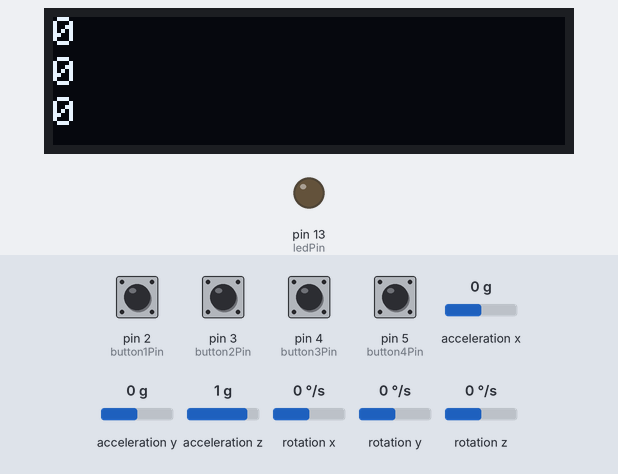
Bench run of a sketch on a simulated Arduino Uno, built with avr-gcc and run on an emulated ATmega328P. Shown: 128×32 one-colour display, output pins drawn as LEDs (lit = HIGH). Inputs (shaded band) come from the test bench; at power-on: pin 2 (button1Pin), pin 3 (button2Pin), pin 4 (button3Pin), pin 5 (button4Pin) HIGH, rotation z 0 °/s, acceleration x 0 g, acceleration y 0 g, acceleration z 1 g, rotation x 0 °/s, rotation y 0 °/s. The display library's start-up logo is not drawn; what the sketch prints to the serial monitor is not drawn.

Above: at 3.2 s.
3.3 s: rotation z set to -192 °/s
At 3.34 s:
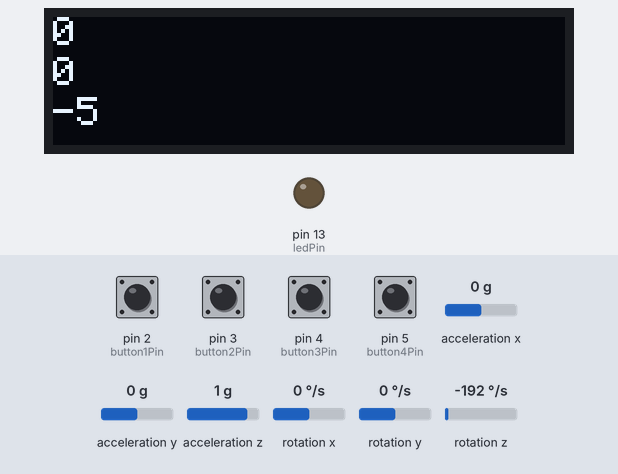
4.8 s: acceleration x set to -1.4 g
At 4.88 s:
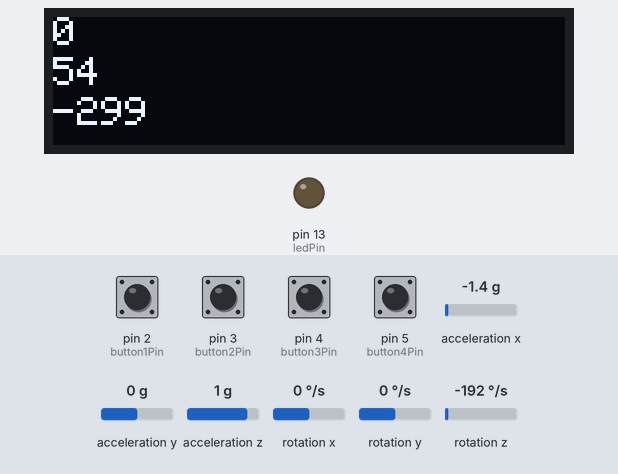
6.3 s: acceleration y set to -1.4 g
At 6.37 s:
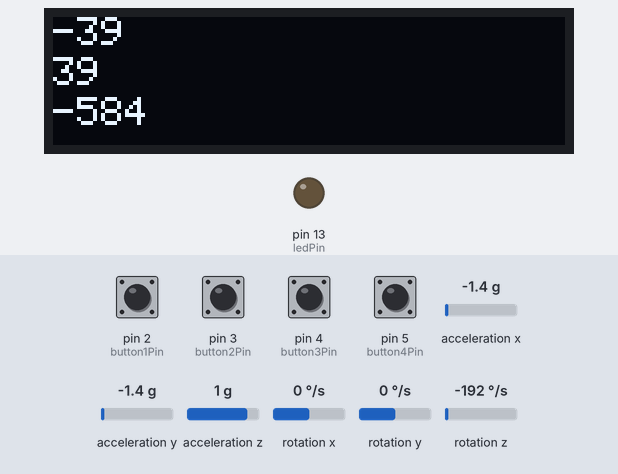
7.8 s: acceleration z set to -1.4 g
At 7.88 s:
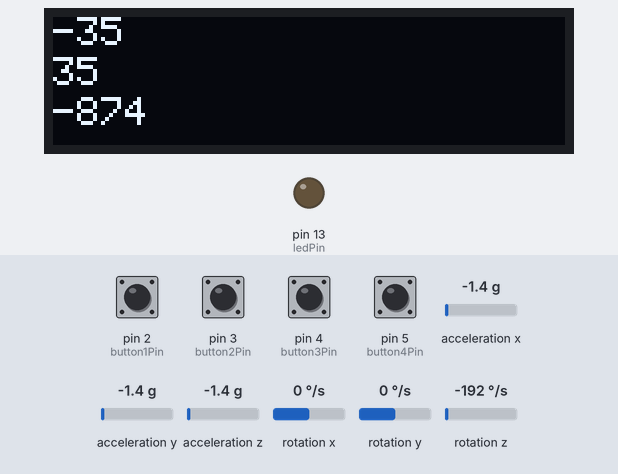
9.3 s: rotation z set to 0 °/s
At 9.6 s:
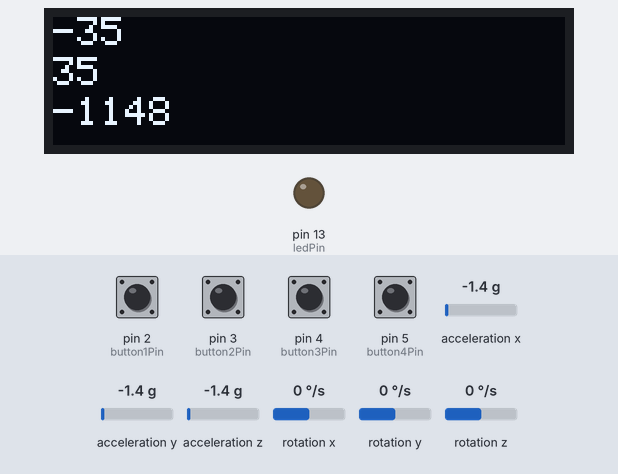
10.8 s: rotation z set to -100 °/s
At 10.86 s:
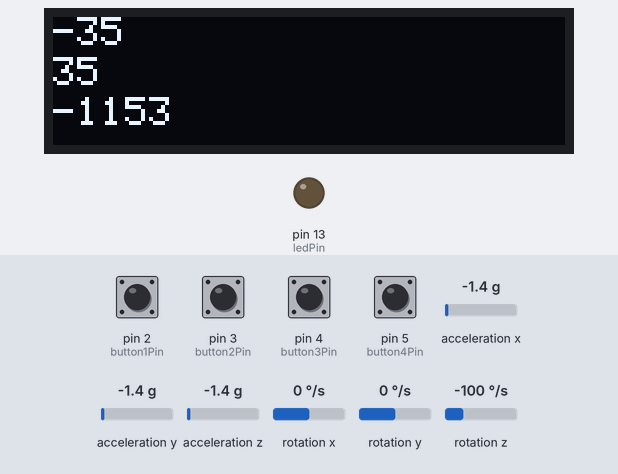

Measured:
- after the input at 3.3 s, the display: changes at once (image 1)
- after the input at 10.8 s, the display: changes after 0.05 s (image 6)

The sketch:

power_glove_function_test.ino
```cpp
#include <SPI.h>
#include <Wire.h>
#include <Adafruit_GFX.h>
#include <Adafruit_SSD1306.h>
#include <MPU6050_light.h>

#define SCREEN_WIDTH 128
#define SCREEN_HEIGHT 32


int angleX = 0;
int angleY = 0;
int angleZ = 0;

MPU6050 mpu(Wire);
unsigned long timer = 0;

#define OLED_RESET 4  // Reset pin # (or -1 if sharing Arduino reset pin)
Adafruit_SSD1306 display(SCREEN_WIDTH, SCREEN_HEIGHT, &Wire, OLED_RESET);

const int button1Pin = 2;
const int button2Pin = 3;
const int button3Pin = 4;
const int button4Pin = 5;

int buttonState1 = 0;
int buttonState2 = 0;
int buttonState3 = 0;
int buttonState4 = 0;

const int ledPin = 13;

// ----------------- SETUP -----------------

void setup() {
  Serial.begin(9600);
  Serial.println(F("starting up..."));

  Wire.begin();
  byte status = mpu.begin();
  Serial.print(F("MPU6050 status: "));
  Serial.println(status);
  while (status != 0) {}  // stop everything if could not connect to MPU6050
  Serial.println(F("Calculating offsets, do not move MPU6050"));
  delay(1000);
  mpu.calcOffsets();  // gyro and accelero
  Serial.println("Done!\n");

  if (!display.begin(SSD1306_SWITCHCAPVCC, 0x3C)) {  // Address 0x3C for 128x32
    Serial.println(F("SSD1306 allocation failed"));
    for (;;)
      ;  // Don't proceed, loop forever
  }


  Serial.println(F("found lcd"));

  // Show initial display buffer contents on the screen --
  // the library initializes this with an Adafruit splash screen.
  display.display();
  display.clearDisplay();

  pinMode(ledPin, OUTPUT);

  pinMode(button1Pin, INPUT);
  pinMode(button2Pin, INPUT);
  pinMode(button3Pin, INPUT);
  pinMode(button4Pin, INPUT);

  display.setTextSize(1);
  display.setTextColor(SSD1306_WHITE);  // Draw white text
  display.setCursor(0, 0);              // Start at top-left corner
  display.println(F("Hello, assmass!"));
  display.display();
}

// ----------------- LOOP -----------------

void loop() {
  processInputs();

  mpu.update();
  if ((millis() - timer) > 60) {  // print data every 10ms
    angleX = mpu.getAngleX();
    angleY = mpu.getAngleY();
    angleZ = mpu.getAngleZ();
    timer = millis();
  }


  buttonsDisplay();
}

void processInputs() {
  buttonState1 = digitalRead(button1Pin);
  buttonState2 = digitalRead(button2Pin);
  buttonState3 = digitalRead(button3Pin);
  buttonState4 = digitalRead(button4Pin);
}

// ----------------- DISPLAYS -----------------

void buttonsDisplay() {
  display.clearDisplay();

  // Draw button text
  display.setTextSize(1);
  display.setCursor(0, 0);
  display.println(angleX);
  display.setCursor(0, 10);
  display.println(angleY);
  display.setCursor(0, 20);
  display.println(angleZ);
  display.display();
  return;
  // A
  if (buttonState1 == LOW) {
    display.setTextColor(SSD1306_BLACK);
    display.fillCircle(10, 10, 10, SSD1306_WHITE);
  } else {
    display.setTextColor(SSD1306_WHITE);
    display.drawCircle(10, 10, 10, SSD1306_WHITE);
  }
  display.setCursor(5, 4);
  display.println(F("A"));

  // B
  if (buttonState2 == LOW) {
    display.setTextColor(SSD1306_BLACK);
    display.fillCircle(30, 10, 10, SSD1306_WHITE);
  } else {
    display.setTextColor(SSD1306_WHITE);
    display.drawCircle(30, 10, 10, SSD1306_WHITE);
  }
  display.setCursor(25, 4);
  display.println(F("B"));

  // C
  if (buttonState3 == LOW) {
    display.setTextColor(SSD1306_BLACK);
    display.fillCircle(50, 10, 10, SSD1306_WHITE);
  } else {
    display.setTextColor(SSD1306_WHITE);
    display.drawCircle(50, 10, 10, SSD1306_WHITE);
  }
  display.setCursor(45, 4);
  display.println(F("C"));

  // D
  if (buttonState4 == LOW) {
    display.setTextColor(SSD1306_BLACK);
    display.fillCircle(70, 10, 10, SSD1306_WHITE);
  } else {
    display.setTextColor(SSD1306_WHITE);
    display.drawCircle(70, 10, 10, SSD1306_WHITE);
  }
  display.setCursor(65, 4);
  display.println(F("D"));


  display.setCursor(0, 0);


  display.display();
}
```
